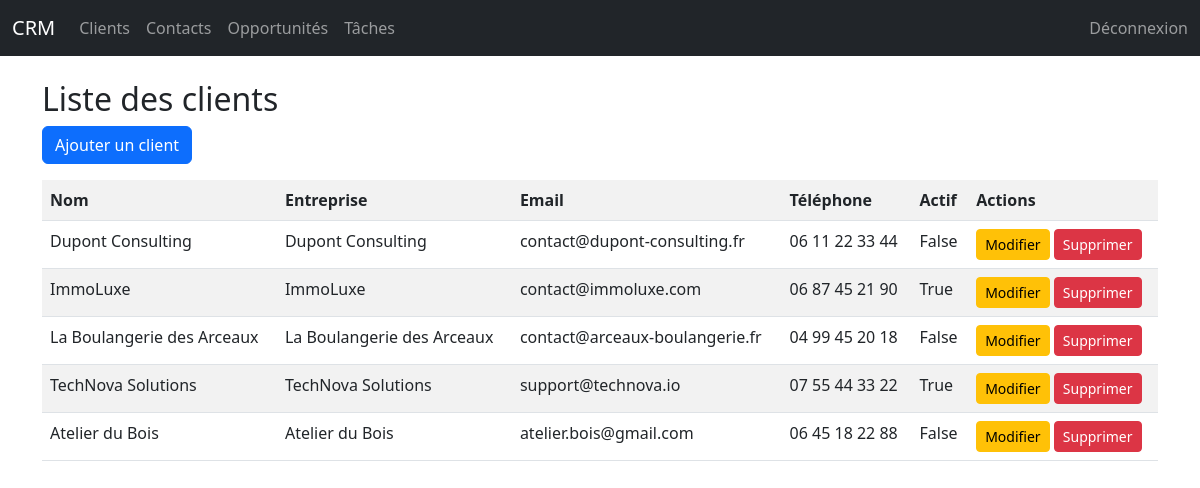
Screenshot of /clients/ (signed in) with the database file from the repository.
### crm/models.py (models this page shows, shortened)
class Client(models.Model):
    name = models.CharField(max_length=200)
    company = models.CharField(max_length=200, blank=True, null=True)
    email = models.EmailField(blank=True, null=True)
    phone = models.CharField(max_length=50, blank=True, null=True)
    created_at = models.DateTimeField(auto_now_add=True)
    owner = models.ForeignKey(User, on_delete=models.CASCADE, related_name="clients")
    is_active = models.BooleanField(default=False)

### crm/views.py (the view)
# urls.py: path('clients/', views.clients_list),
@login_required
def clients_list(request):
    if request.user.is_staff:
        clients = Client.objects.all()
    else:
        clients = Client.objects.filter(owner=request.user)
    return render(request, "crm/clients_list.html", {"clients": clients})

### crm/templates/crm/clients_list.html
{% extends "base.html" %}
{% block content %}
<h2>Liste des clients</h2>
<a href="/clients/add/" class="btn btn-primary mb-3">Ajouter un client</a>
<table class="table table-striped">
    <tr>
        <th>Nom</th>
        <th>Entreprise</th>
        <th>Email</th>
        <th>Téléphone</th>
        <th>Actif</th>
        <th>Actions</th>
    </tr>
    {% for client in clients %}
    <tr>
        <td>{{ client.name }}</td>
        <td>{{ client.company }}</td>
        <td>{{ client.email }}</td>
        <td>{{ client.phone }}</td>
        <td>{{ client.is_active }}</td>
        <td>
            <a href="/clients/{{ client.id }}/edit/" class="btn btn-sm btn-warning">Modifier</a>
            <a href="/clients/{{ client.id }}/delete/" class="btn btn-sm btn-danger">Supprimer</a>
        </td>
    </tr>
    {% empty %}
    <tr>
        <td colspan="4">Aucun client pour le moment.</td>
    </tr>
    {% endfor %}
</table>
{% endblock %}

### rows the page displays
Client: name "Dupont Consulting", company "Dupont Consulting", email "contact@dupont-consulting.fr", phone "06 11 22 33 44", is_active "False"
Client: name "ImmoLuxe", company "ImmoLuxe", email "contact@immoluxe.com", phone "06 87 45 21 90", is_active "True"
Client: name "La Boulangerie des Arceaux", company "La Boulangerie des Arceaux", email "contact@arceaux-boulangerie.fr", phone "04 99 45 20 18", is_active "False"
Client: name "TechNova Solutions", company "TechNova Solutions", email "support@technova.io", phone "07 55 44 33 22", is_active "True"
Client: name "Atelier du Bois", company "Atelier du Bois", email "atelier.bois@gmail.com", phone "06 45 18 22 88", is_active "False"
